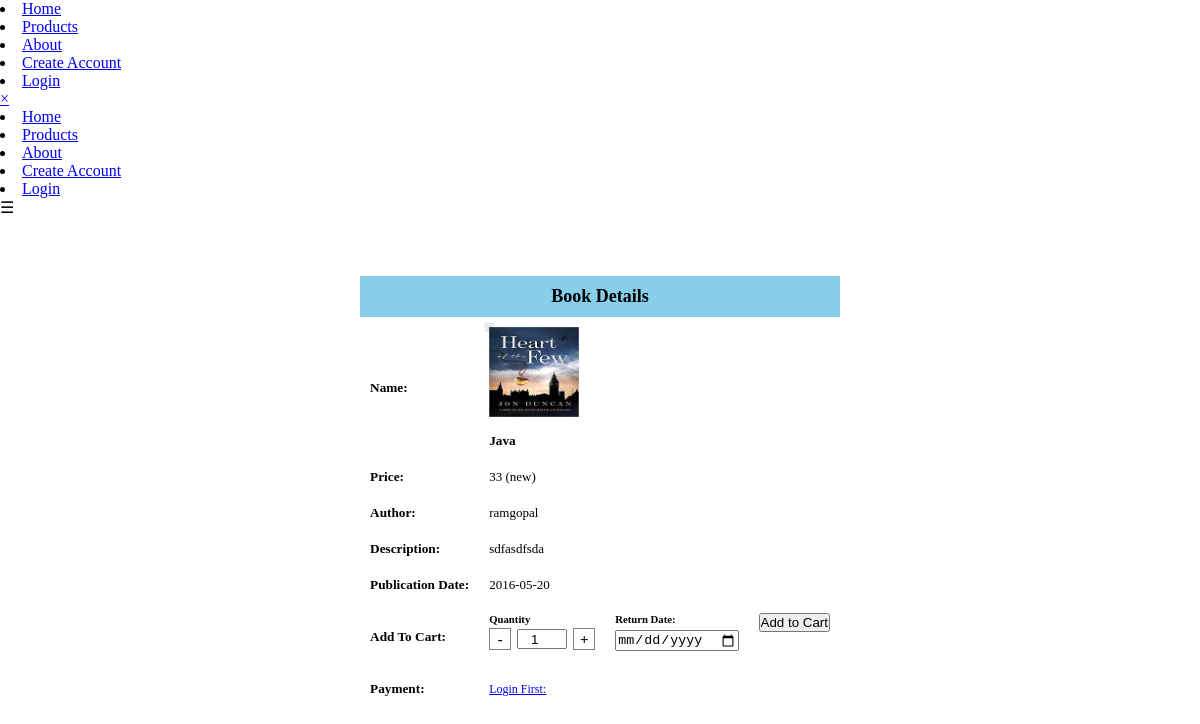
The page /purchase.php?id=22 on the database its author committed.
### tables this page shows
CREATE TABLE `books` (
  `book_id` int(11) NOT NULL,
  `book_title` varchar(100) NOT NULL,
  `book_price` int(120) NOT NULL,
  `book_desc` text NOT NULL,
  `book_date` varchar(100) NOT NULL,
  `book_img` varchar(256) NOT NULL,
  `book_author` varchar(100) NOT NULL DEFAULT 'admin',
  `book_catag` varchar(100) NOT NULL,
  `book_type` varchar(10) NOT NULL
);

### purchase.php (the view, shortened to what this page needs)
<?php
include_once('./includes/navbar.php');
$sql ="SELECT * FROM  books WHERE book_id='{$_SESSION['book_id']}';";
$result = $conn->query($sql);
$row = $result->fetch_assoc();
?>
<head>
</head>
<body>
<div class="selected_book" >
<table style="border-collapse: collapse; text-align: left;margin-top:24px ">
  <thead>
    <tr>
      <th colspan="2" style="background-color: skyblue; padding: 10px; font-size: 18px; text-align: center;">
        Book Details
      </th>
    </tr>
  </thead>
  <tbody>
    <tr>
      <td style="padding: 10px; font-weight: bold;"><h5> Name:</h5></td>
      <td style="padding: 10px;"><h5 style="margin: 0;position:relative">
      <div class="img-magnifier-container">
<img id='image-pr' src="admin/upload/<?php echo $row['book_img'] ?>" style="height:90px;width:90px" alt="product-img">
</div>
<br>
<?php echo $row['book_title'] ?>
    </h5></td>
    </tr>
    <tr>
      <td style="padding: 10px; font-weight: bold;"><h5> Price:</h5></td>
      <td style="padding: 10px;"><p style="margin: 0;font-size:13px"><?php echo $row['book_price']." "."(".$row['book_type'].")" ?>
    </p></td>
    </tr>
    <tr>
      <td style="padding: 10px; font-weight: bold;"><h5> Author:</h5></td>
      <td style="padding: 10px;"><p style="margin: 0;font-size:13px"><?php echo $row['book_author'] ?></p></td>
    </tr>
    <tr>
      <td style="padding: 10px; font-weight: bold;"><h5>Description:</h5></td>
      <td style="padding: 10px;"><p style="margin: 0;font-size:13px;width:60%"><?php echo $row['book_desc'] ?></p></td>
      <tr>
      <td style="padding: 10px; font-weight: bold;"><h5>Publication Date:</h5></td>
      <td style="padding: 10px;"><p style="margin: 0;font-size:13px"><?php echo $row['book_date'] ?></p></td>
    </tr>
    </tr>
    <tr>
    <td style="padding: 10px; font-weight: bold;"><h5>Add To Cart:</h5></td>
      <td style="padding: 10px;"><h4 style="margin: 0;">
      <form style='display:flex;gap:20px' action="<?php echo $_SERVER['PHP_SELF']; ?> " method="post">
      <div >
      <h6 class="section-title">Quantity</h6>
   <div class='quantityDiv'>
   <span class="IncDec"  onclick="decQuantity()">-</span>
    <input id='quantity' name='quantity'  type="number" value='1' autocomplete="off">
    <span class="IncDec"  onclick="incQuantity()" >+</span>
   </div>
</div>
<div >
<h6 class="section-title" style='margin-bottom:5px'>Return Date:</h6>
<input type="date" name='return_date_cart' id='returnDate' style='margin-bottom:10px' required>
</div>
<div class="btn-pr">
<?php if(isset($_SESSION['id'])&& isset($_POST['return_date_cart'])){
  echo "<input type='submit'  value='Add to Cart' name='addCart'></input>";
}else{
  echo " <input type='submit'  value='Add to Cart' name='addCart'></input>  ";
}?>
</div>
</form>
    </h4></td>
    </tr>
    <?php
if(isset($_SESSION['id'])){?>
<form  method="POST">
    <tr>
      <td style="padding: 10px; font-weight: bold;"><h5> Return Duration:</h5></td>
      <td style="padding: 10px;">
      <h6 class="section-title" style='margin-bottom:5px'>I will return on:</h6>
      <input type="date" name='return_date' id='#dateInput'  required> <br> <br>
      <hr>
      <br>
      <span style='padding-right:20px;font-size:14px'>
       Charge rate:
</span>
      <span style='padding-right:10px ;font-size:12px;text-decoration:underline'>(1 Month):25%</span>
      <span style='padding-right:10px ;font-size:12px;text-decoration:underline'>(3 Months):35%</span>
      <span style='padding-right:10px ;font-size:12px;text-decoration:underline'>(6 Months):45%</span>
      <span style='padding-right:10px ;font-size:12px;text-decoration:underline'>
        <span >(1 Year):50%</span>
      </span>
<span style='padding-left:20px;font-size:14px'>
       Penalties: <span style="font-size:12px;text-decoration:underline">(2x Charge rate)</span>
</span>
    </td>
    </tr>
    <tr>
    <tr>
    <td style="padding: 10px; font-weight: bold;"><h5>Payment:</h5></td>
    <td style="padding: 10px;display:flex;"><div style="margin: 0;font-size:12px">
    <p style="margin: 0;font-size:12px;margin-bottom:2px;">
(Rent 1 Book at a Time)
</p>
  <button type='submit' name='pay' style='border-radius:5px;background:skyblue;width:118px;height:30px;border:none;cursor:pointer;color:white' id='#pay'>Proceed</button>
</div>
  </form>
<?php
}else echo '   <td style="padding: 10px; font-weight: bold;"><h5>Payment:</h5></td>
<td style="padding: 10px"><a href="./login.php" style="margin: 0;font-size:12px">Login First:</a>'
  ?>
  </h6></td>
  </tbody>
</table>
</div>
</body>

### purchase.php (style rules this page uses)
* { margin:0;padding:0; }
.selected_book { display:flex; justify-content:center; align-items:center; margin-top:35px; }
.img-magnifier-container { position:relative; }
.quantityDiv { display:flex; align-items:center; gap:6px; margin:3px 0px; color:black; }
.section-title { margin:0; padding:0; }
.incDec { font-weight:large; font-size:15px; cursor:pointer; border:1px solid grey; width:20px; height:20px; display:flex; align-items:center; justify-content:center; }
#quantity { display:flex; align-items:center; justify-content:center; width:50px; height:20px; text-align:center; }

### rows shown on the page
books: book_img (picture), book_title "Java", book_price "33", book_type "new", book_author "ramgopal", book_desc "sdfasdfsda", book_date "2016-05-20"
